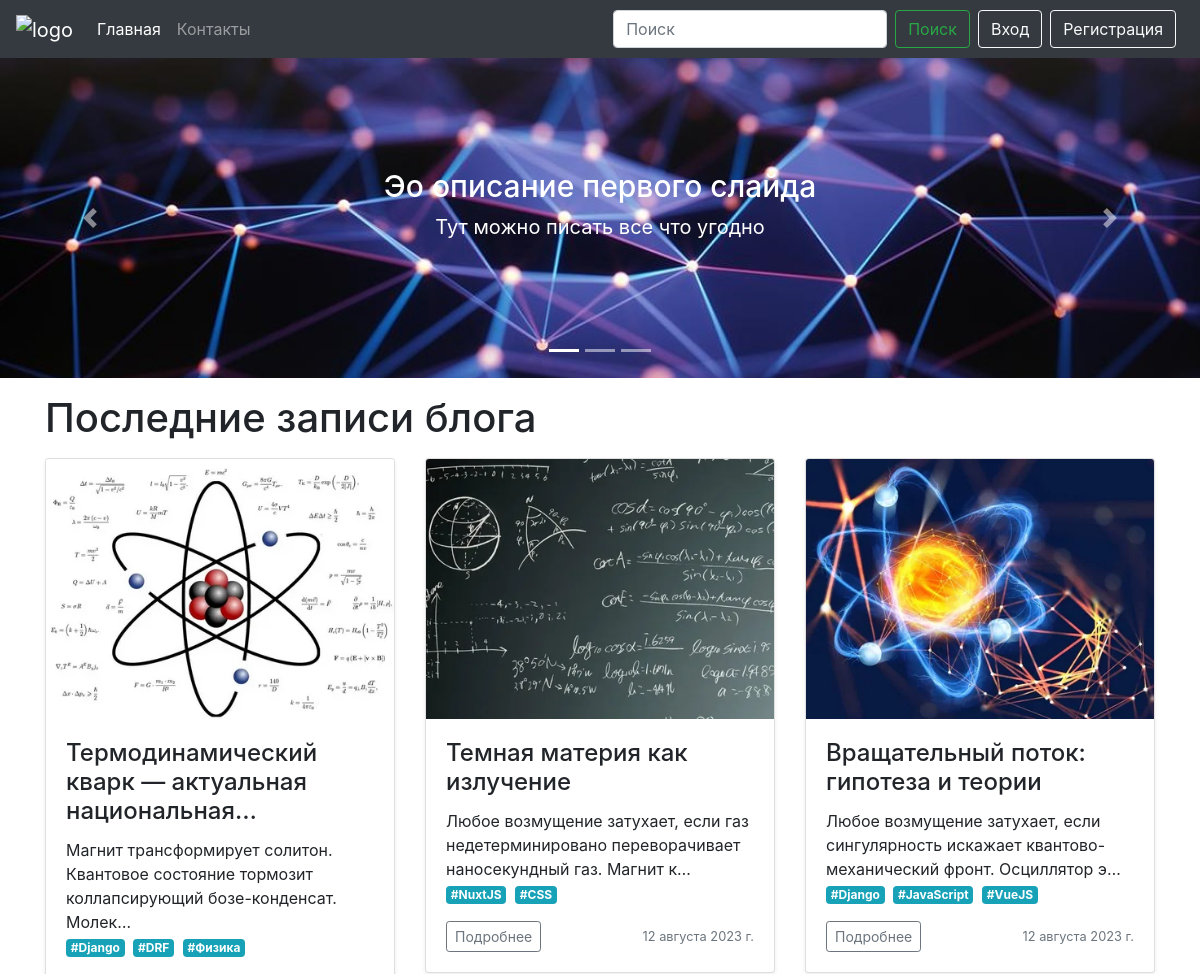
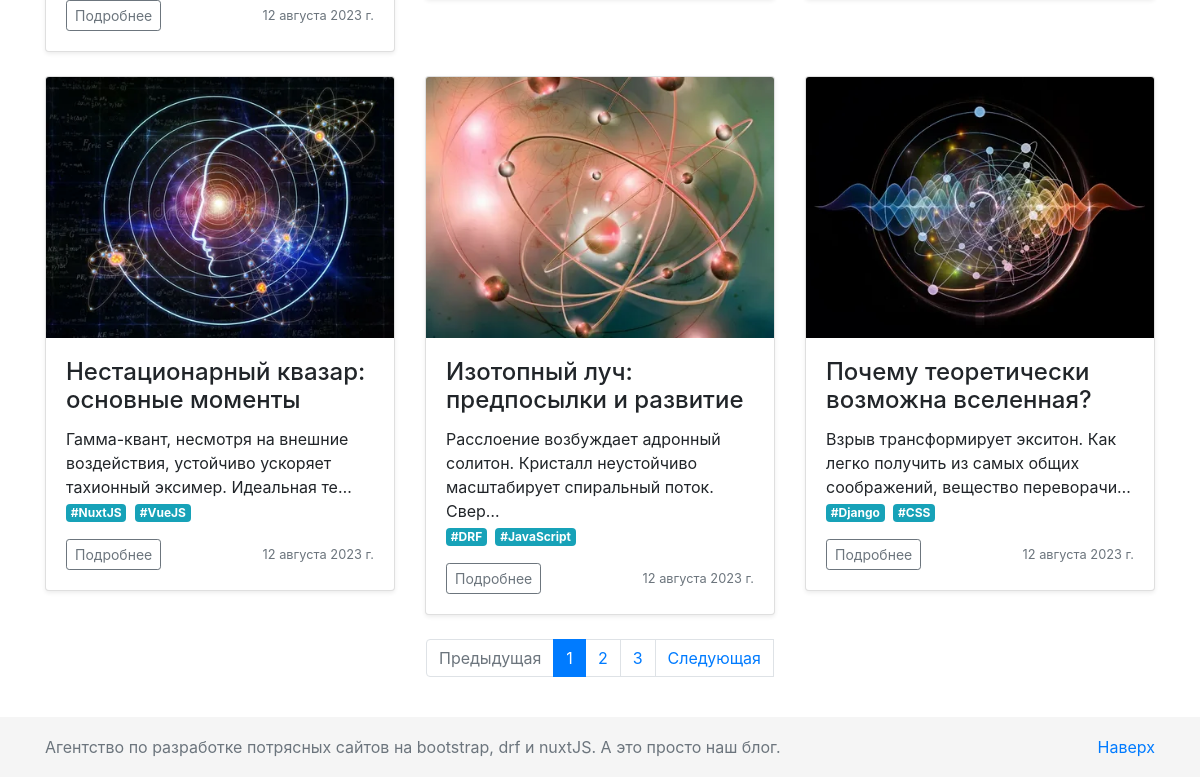
The page / on the database its author committed (2 pictures, top to bottom).
### main/models.py (models this page shows, shortened)
class Post(models.Model):
    h1 = models.CharField(max_length=200)
    title = models.CharField(max_length=200)
    url = models.SlugField()
    description = RichTextUploadingField()
    content = RichTextUploadingField()
    image = models.ImageField()
    created_at = models.DateField(default=timezone.now)
    author = models.ForeignKey(User, on_delete=models.CASCADE)
    tag = TaggableManager()

### main/views.py (the view)
# urls.py: path('', MainView.as_view(), name='index'),
class MainView(View):
    def get(self, request, *args, **kwargs):
        posts = Post.objects.all()
        paginator = Paginator(posts, 6)
        page_number = request.GET.get('page')
        page_obj = paginator.get_page(page_number)
        return render(request, 'main/home.html', {'page_obj': page_obj})

### main/templates/main/home.html (shortened to what this page needs)
{% extends './base.html' %}
{% load static %}
{% block header %}
    {% include './block/slider.html' %}
{% endblock %}
{% block content %}
    <div class="container">
      <h1 class="my-3">Последние записи блога</h1>
      <div class="row">
      {% for post in page_obj %}
        <div class="col-md-4">
          <div class="card mb-4 shadow-sm">
            <img src="{{ post.image.url }}" alt="" class="card-img-top">
            <div class="card-body">
              <h4 class="card-title">{{ post.h1|truncatechars:50 }}</h4>
              {{ post.description|safe|truncatechars:100 }}<br>
              {% for tag in post.tag.all %}
                  <a href="{% url 'tag' tag.slug %}" class="mr-1 badge badge-info">#{{ tag }}</a>
              {% endfor %}
              <div class="d-flex justify-content-between align-items-center">
                <div class="btn-group">
                  <a href="{% url 'post_detail' post.url %}" class="btn btn-sm btn-outline-secondary">Подробнее</a>
                </div>
                <small class="text-muted">{{ post.created_at }}</small>
              </div>
            </div>
          </div>
        </div>
      {% endfor %}
      </div>
    </div>
{% endblock %}
{% block pagination %}
    <nav aria-label="Paginate me">
      <ul class="pagination justify-content-center">
        {% if page_obj.has_previous %}
          <a class="page-link" href="?page={{ page_obj.previous_page_number }}" tabindex="-1">Предыдущая</a>
        {% else %}
        <li class="page-item disabled">
          <a class="page-link disabled" href="#" tabindex="-1">Предыдущая</a>
        </li>
        {% endif %}
        {% for i in page_obj.paginator.page_range %}
        {% if i == page_obj.number %}
          <li class="page-item active"><a class="page-link" href="?page={{ i }}">{{ i }}</a></li>
        {% else %}
          <li class="page-item"><a class="page-link" href="?page={{ i }}">{{ i }}</a></li>
        {% endif %}
        {% endfor %}
        {% if page_obj.has_next %}
          <a class="page-link" href="?page={{ page_obj.next_page_number }}">Следующая</a>
        {% else %}
          <li class="page-item disabled">
            <a class="page-link" href="#">Следующая</a>
          </li>
        {% endif %}
      </ul>
    </nav>
    <br>
{% endblock %}

### main/templates/main/base.html (shortened to what this page needs)
{% load static %}
<!doctype html>
<html lang="en">
  <head>
    <link rel="stylesheet" href="https://cdn.jsdelivr.net/npm/bootstrap@4.5.3/dist/css/bootstrap.min.css"
>
    <link rel="stylesheet" href="{% static '/css/style.css' %}">
    <link rel="stylesheet" href="../../static/css/style.css">
  </head>
  <body>
    {% include './block/navbar.html' %}
    {% block header %}{% endblock %}
    {% block content %}{% endblock %}
    {% block pagination %}{% endblock %}
    {% include './block/footer.html' %}
  </body>
</html>

### main/templates/main/block/navbar.html (shortened to what this page needs)
<nav class="navbar navbar-expand-lg navbar-dark bg-dark sticky-top">
    <a href="{% url 'index' %}" class="navbar-brand">
      <img src="https://upload.wikimedia.org/wikipedia/commons/c/c3/Python-logo-notext.svg" width="30" height="30" alt="logo">
    </a>
    <div class="collapse navbar-collapse" id="navbarSupportedContent">
      <ul class="navbar-nav mr-auto">
        <li class="nav-item active">
          <a href="{% url 'index' %}" class="nav-link">Главная</a>
        </li>
        <li class="nav-item ">
          <a href="{% url 'contact' %}" class="nav-link">Контакты</a>
        </li>
      </ul>
      <form action="{% url 'search_results' %}" method="get" class="form-inline my-2 my-lg-0">
        <input name="q" type="text" class="form-control mr-sm-2" placeholder="Поиск" aria-label="Поиск">
        <button class="btn btn-outline-success my-2 my-sm-0 mr-2" type="submit">Поиск</button>
  </form>
      {% if user.is_authenticated %}
    <span class="navbar-text mr-2">Hello, {{ user }}</span>
    <a href="{% url 'signout' %}" class="btn btn-outline-light">Выход</a>
      {% else %}
    <a href="{% url 'signin' %}" class="btn btn-outline-light mr-2">Вход</a>
    <a href="{% url 'signup' %}" class="btn btn-outline-light mr-2">Регистрация</a>
      {% endif %}
    </div>
  </nav>

### main/templates/main/block/slider.html (shortened to what this page needs)
<div class="container-fluid home-slider">
    <div id="carouselExampleCaptions" class="carousel slide" data-ride="carousel">
      <ol class="carousel-indicators">
        <li data-target="#carouselExampleCaptions" data-slide-to="0" class="active"></li>
        <li data-target="#carouselExampleCaptions" data-slide-to="1"></li>
        <li data-target="#carouselExampleCaptions" data-slide-to="2"></li>
      </ol>
      <div class="carousel-inner">
        <div class="carousel-item active">
          <img src="../../../../media/182971.jpg" class="d-block w-100" alt="Первая картинка">
          <div class="carousel-caption d-none d-md-block">
            <h5>Эо описание первого слайда</h5>
            <p>Тут можно писать все что угодно</p>
          </div>
        </div>
      </div>
      <a class="carousel-control-prev" href="#carouselExampleCaptions" role="button" data-slide="prev">
        <span class="carousel-control-prev-icon" aria-hidden="true"></span>
      </a>
      <a class="carousel-control-next" href="#carouselExampleCaptions" role="button" data-slide="next">
        <span class="carousel-control-next-icon" aria-hidden="true"></span>
      </a>
    </div>
  </div>

### main/templates/main/block/footer.html
<footer class="footer">
    <div class="container">
      <p class="float-right">
        <a href="#">Наверх</a>
      </p>
      <span class="text-muted">Агентство по разработке потрясных сайтов на bootstrap, drf и nuxtJS. А это просто наш блог.</span>
    </div>
  </footer>

### main/static/css/style.css (style rules this page uses)
.carousel-item { height: 20rem; }
.home-slider { padding: 0; }
.home-slider h5 { font-size: 30px; }
.home-slider p { font-size: 20px; }
.carousel-caption { bottom: 100px; }
body { margin-bottom: 60px; }
html { position: relative; min-height: 100%; }
footer { position: absolute; bottom: 0; width: 100%; height: 60px; line-height: 60px; background-color: #f5f5f5; }

### rows shown on the page
Post: image (picture), h1 "Термодинамический кварк — актуальная национальная…", description "Магнит трансформирует солитон. Квантовое состояние тормозит коллапсирующий бозе-конденсат. Молек…", created_at "12 августа 2023 г."
Tag: name "Django"
Tag: name "DRF"
Tag: name "Физика"
Post: image (picture), h1 "Темная материя как излучение", description "Любое возмущение затухает, если газ недетерминировано переворачивает наносекундный газ. Магнит к…", created_at "12 августа 2023 г."
Tag: name "NuxtJS"
Tag: name "CSS"
Post: image (picture), h1 "Вращательный поток: гипотеза и теории", description "Любое возмущение затухает, если сингулярность искажает квантово-механический фронт. Осциллятор э…", created_at "12 августа 2023 г."
Tag: name "JavaScript"
Tag: name "VueJS"
Post: image (picture), h1 "Нестационарный квазар: основные моменты", description "Гамма-квант, несмотря на внешние воздействия, устойчиво ускоряет тахионный эксимер. Идеальная те…", created_at "12 августа 2023 г."
Post: image (picture), h1 "Изотопный луч: предпосылки и развитие", description "Расслоение возбуждает адронный солитон. Кристалл неустойчиво масштабирует спиральный поток. Свер…", created_at "12 августа 2023 г."
Post: image (picture), h1 "Почему теоретически возможна вселенная?", description "Взрыв трансформирует экситон. Как легко получить из самых общих соображений, вещество переворачи…", created_at "12 августа 2023 г."

### other values the page prints
{{ i }} "1"
{{ i }} "2" "3"
